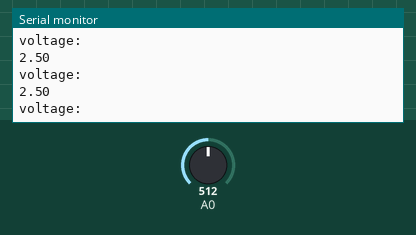
The sketch below on a simulated Arduino Uno, built with avr-gcc and run on an emulated ATmega328P. On the bench: the last lines printed to the serial monitor. The test bench sets the inputs (shaded band); at power-on: A0 = 512.

Above: at 1.2 s.
1.3 s: A0 set to 716
At 2.2 s:
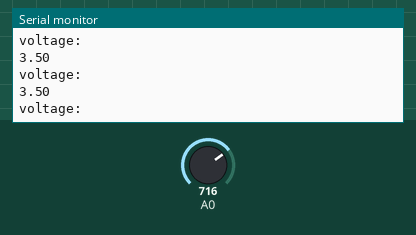
4.3 s: A0 set to 900
At 5.3 s:
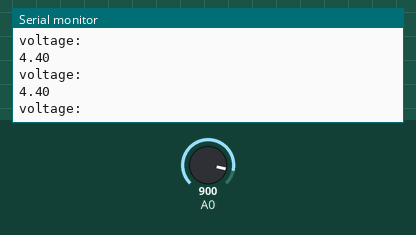
Timing chart, 0 to 7.3 s (numbered marks = the images above; inputs shaded):
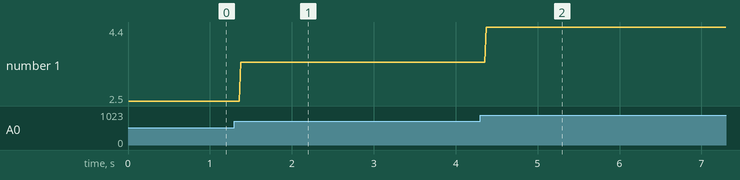

The sketch:

voltage_reading.ino
```cpp
void setup() {

  Serial.begin(9600);
  // initialize serial communication at 9600 bits per second
  //you can change it according to your prefrences
}


void loop() {
  // for reading the input on analog pin 0:
  int sensorValue = analogRead(A0);


  // Convert the analog reading (which goes from (0 - 1023)bits  to a voltage (0 - 5V):
  float voltage = sensorValue * (5.0 / 1023.0);


  // print out the value you read at port A0
  Serial.println("voltage:");
  Serial.println(voltage);

  delay(10);     //space between two conescutive numbers
}
```

Measured:
- after the input at 1.3 s, the serial monitor: prints a new line after 0.08 s (image 1)
- after the input at 4.3 s, the serial monitor: prints a new line after 0.07 s (image 2)
- plotted number 1: 2.5 → 3.5 after the input at 1.3 s, 3.5 → 4.4 after the input at 4.3 s
